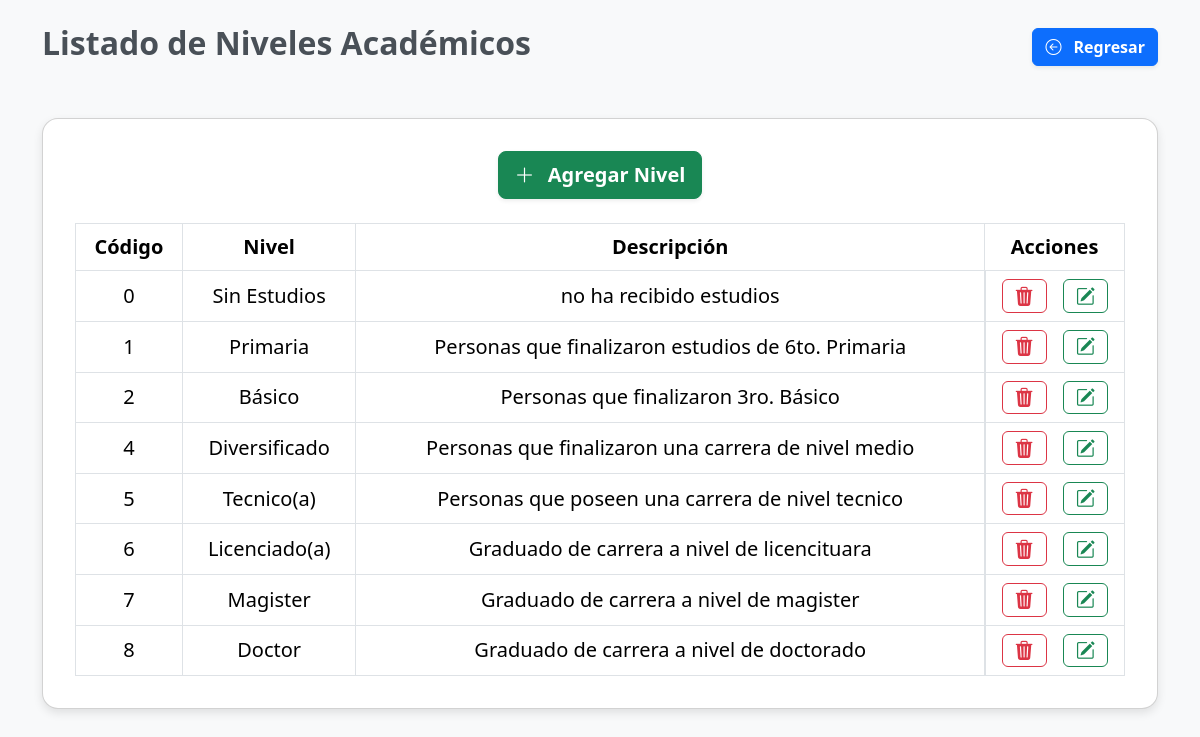
/nivelacademico/academico.php, run on the app's committed database.
### tables this page shows
CREATE TABLE `nivelesacademicos` (
  `cod_nivel_acad` int(2) NOT NULL,
  `nombre` varchar(50) DEFAULT NULL,
  `descripcion` varchar(51) DEFAULT NULL
);

### nivelacademico/academico.php (the view, shortened to what this page needs)
<!DOCTYPE html>
<html lang="es">
<head>
  <link href="https://cdn.jsdelivr.net/npm/bootstrap@5.3.3/dist/css/bootstrap.min.css" rel="stylesheet" />
  <link rel="stylesheet" href="https://cdn.jsdelivr.net/npm/bootstrap-icons@1.13.1/font/bootstrap-icons.min.css" />
</head>
<body>
  <?php
    require_once("../basededatos/conexion.php");
    $sql = "SELECT * FROM nivelesacademicos";
    $ejecutar = mysqli_query($conexion, $sql);
  ?>
  <div class="container">
    <div class="d-flex justify-content-between align-items-center mt-4 mb-3">
      <h2>Listado de Niveles Académicos</h2>
      <a href="../index.php" class="btn btn-primary shadow-sm">
        <i class="bi bi-arrow-left-circle me-2"></i> Regresar
      </a>
    </div>
    <div class="card">
      <div class="d-flex justify-content-center mb-4">
        <button type="button" class="btn btn-success btn-lg shadow-sm" data-bs-toggle="modal" data-bs-target="#exampleModal">
          <i class="bi bi-plus-lg me-2"></i> Agregar Nivel
        </button>
      </div>
      <table class="table table-bordered table-hover text-center align-middle fs-5 mb-0">
        <thead>
          <tr>
            <th>Código</th>
            <th>Nivel</th>
            <th>Descripción</th>
            <th style="width: 140px;">Acciones</th>
          </tr>
        </thead>
        <tbody>
          <?php while ($datos = mysqli_fetch_assoc($ejecutar)) : ?>
            <tr>
              <td><?php echo htmlspecialchars($datos['cod_nivel_acad']); ?></td>
              <td><?php echo htmlspecialchars($datos['nombre']); ?></td>
              <td><?php echo htmlspecialchars($datos['descripcion']); ?></td>
              <td class="d-flex justify-content-center gap-3">
                <form action="crud_nivel.php" method="post" onsubmit="return confirm('¿Estás seguro de eliminar este nivel?');" class="m-0 p-0">
                  <button type="submit" name="btn_eli" class="btn btn-outline-danger btn-icon" title="Eliminar">
                    <i class="bi bi-trash3-fill"></i>
                  </button>
                </form>
                <form action="form_acd_nivel.php" method="post" class="m-0 p-0">
                  <button type="submit" name="btn_act" class="btn btn-outline-success btn-icon" title="Editar">
                    <i class="bi bi-pencil-square"></i>
                  </button>
                </form>
              </td>
            </tr>
          <?php endwhile; ?>
        </tbody>
      </table>
    </div>
  </div>
</body>
</html>

### nivelacademico/academico.php (style rules this page uses)
body { background: #f8f9fa; font-family: 'Segoe UI', Tahoma, Geneva, Verdana, sans-serif; }
.card { box-shadow: 0 4px 10px rgb(0 0 0 / 0.1); border-radius: 1rem; padding: 2rem; margin-top: 3rem; background: #fff; }
.table thead { background-color: #343a40; color: #fff; }
.table tbody tr:nth-child(odd) { background-color: #f1f3f5; }
.btn-icon { font-size: 1.2rem; line-height: 1; }
h2 { color: #495057; font-weight: 700; }
.btn-primary, .btn-success { font-weight: 600; }

### data on the page
nivelesacademicos: cod_nivel_acad "0", nombre "Sin Estudios", descripcion "no ha recibido estudios"
nivelesacademicos: cod_nivel_acad "1", nombre "Primaria", descripcion "Personas que finalizaron estudios de 6to. Primaria"
nivelesacademicos: cod_nivel_acad "2", nombre "Básico", descripcion "Personas que finalizaron 3ro. Básico"
nivelesacademicos: cod_nivel_acad "4", nombre "Diversificado", descripcion "Personas que finalizaron una carrera de nivel medio"
nivelesacademicos: cod_nivel_acad "5", nombre "Tecnico(a)", descripcion "Personas que poseen una carrera de nivel tecnico"
nivelesacademicos: cod_nivel_acad "6", nombre "Licenciado(a)", descripcion "Graduado de carrera a nivel de licencituara"
nivelesacademicos: cod_nivel_acad "7", nombre "Magister", descripcion "Graduado de carrera a nivel de magister"
nivelesacademicos: cod_nivel_acad "8", nombre "Doctor", descripcion "Graduado de carrera a nivel de doctorado"
